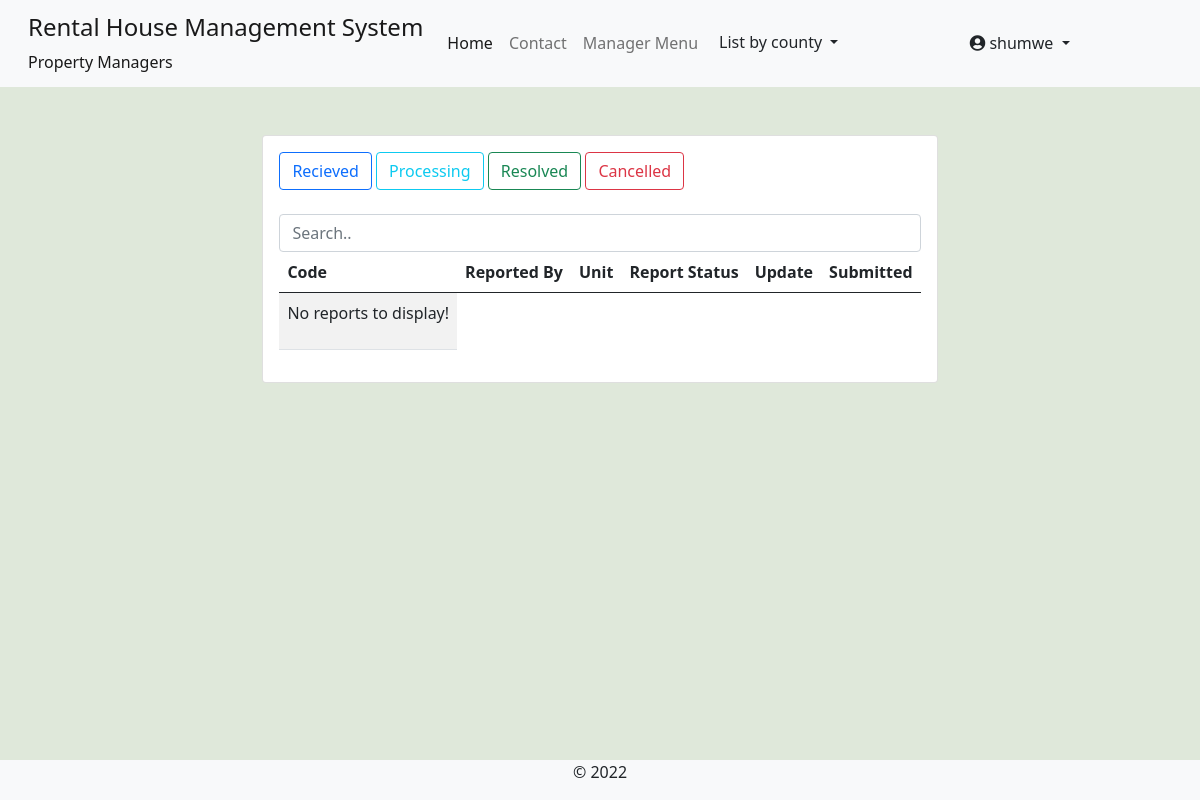
/crm/reports/building/niagra-bumnsd-sd-djks/?status=processing (signed in), run on an earlier commit of the app's database.
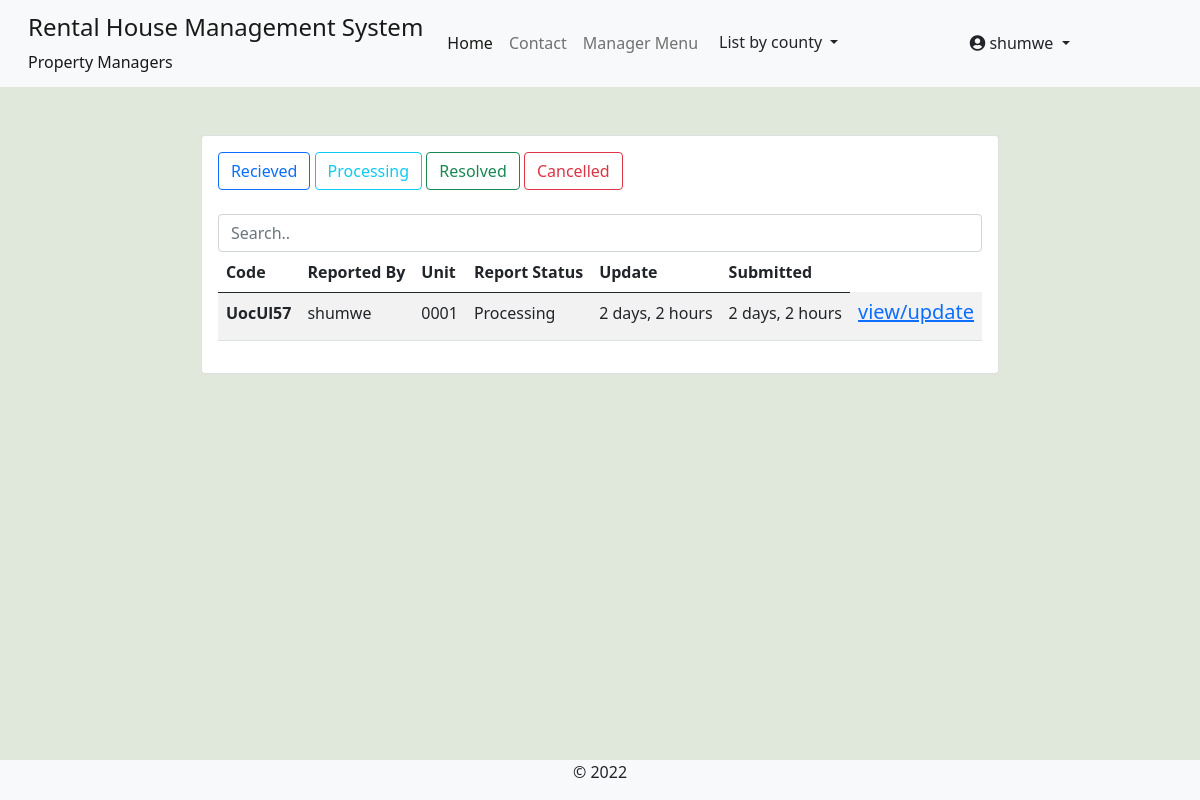
And on a later commit of the database.
### complaints/models.py (models this page shows, shortened)
class UnitReport(models.Model):
    STATUS_CHOICES = (
        ('rc', 'Received'),
        ('pr', 'Processing'),
        ('rs', 'Resolved'),
        ('dr', 'Dropped'),
    )
    code = models.CharField(max_length=10, unique=True, null=True, blank=True)
    reported_by = models.ForeignKey(Tenants, on_delete=models.DO_NOTHING)
    unit = models.ForeignKey(RentalUnit, on_delete=models.DO_NOTHING)
    report_type = models.ForeignKey(UnitReportType, on_delete=models.DO_NOTHING)
    status = models.CharField(max_length=5, default='rr', choices=STATUS_CHOICES)
    desc = models.TextField(verbose_name="Describe the situation", max_length=255)
    created = models.DateTimeField(default=datetime.now)
    updated = models.DateTimeField(auto_now=True)
    class Meta:
        verbose_name_plural = 'Reports By Tenants'

### accounts/models.py (models this page shows, shortened)
class Tenants(models.Model):
    associated_account = models.OneToOneField(User, on_delete=models.CASCADE, verbose_name='Associated account')
    full_name = models.CharField(max_length=100)
    id_number = models.CharField(max_length=10)
    id_front = models.ImageField(upload_to=get_user_docs_path, blank=True)
    id_back = models.ImageField(upload_to=get_user_docs_path, blank=True)
    active_phone_number = models.CharField(max_length=14, null=True, blank=True)
    policy_agreement = models.BooleanField(default=False)
    rented_unit = models.ForeignKey(RentalUnit, on_delete=models.CASCADE, null=True, blank=True)
    moved_in = models.BooleanField(default=False)
    move_in_date = models.DateTimeField(null=True, blank=True)
    created = models.DateTimeField(default=datetime.now)
    updated = models.DateTimeField(auto_now=True)
    class Meta:
        verbose_name_plural = 'Tenants'

class User(AbstractUser):
    avatar = models.ImageField(upload_to=get_avatar_path, default='no-avatar.png')
    is_verified = models.BooleanField(default=False)
    is_tenant = models.BooleanField(default=False)
    is_manager = models.BooleanField(default=False)

### rental_property/models.py (models this page shows, shortened)
class RentalUnit(models.Model):
    MAINTANANCE_STATUS_CHOICES = [
        ('nm', 'Needs Inspection'),
        ('ip', 'Initiating Inspection'),
        ('ir', 'Maintanance In Progress'),
        ('op', 'No Active Reports'),
    ]
    STATUS_CHOICES = [
        ('occupied', 'Currently Occupied'),
        ('ready', 'Ready To Move In'),
        ('hold', 'On Hold'),
        ('maintanance', 'Under Maintanance'),
    ]
    building = models.ForeignKey(Building, on_delete=models.CASCADE)
    unit_type = models.ForeignKey(UnitType, on_delete=models.CASCADE)
    added_by = models.ForeignKey(User, on_delete=models.CASCADE)
    unit_number = models.CharField(max_length=50)
    slug = models.SlugField(max_length=50, unique=True, blank=True, null=True, help_text='This field is autogenerated')
    bathrooms = models.PositiveIntegerField()
    bedrooms = models.PositiveIntegerField()
    dimension = models.CharField(max_length=50)
    kitchen = models.BooleanField(default=True)
    status = models.CharField(max_length=20, choices=STATUS_CHOICES)
    maintanance_status = models.CharField(max_length=6, choices=MAINTANANCE_STATUS_CHOICES, default='op')
    total_occupants = models.PositiveIntegerField(help_text="Number of people in the unit", null=True, blank=True)
    water_available = models.BooleanField(default=True)
    electricity_available = models.BooleanField(default=True)
    added = models.DateTimeField(default=datetime.now)
    updated = models.DateTimeField(auto_now=True)
    class Meta:
        unique_together = ('building', 'unit_number')

### complaints/views.py (the view)
# urls.py: path('reports/building/<slug:building_slug>/', views.view_reports, name='reports'),
@login_required
@user_passes_test(lambda user: user.is_manager==True, login_url='available-units')
def view_reports(request, building_slug):
    building = Building.objects.get(slug=building_slug)
    status = request.GET.get('status', 'received')
    if status == 'received':
        reports = UnitReport.objects.filter(unit__building=building, status='rc')
    elif status == 'processing':
        reports = UnitReport.objects.filter(unit__building=building, status='pr')
    elif status == 'cancelled':
        reports = UnitReport.objects.filter(unit__building=building, status='dr')
    elif status == 'resolved':
        reports = UnitReport.objects.filter(unit__building=building, status='rs')
    else:
        reports = UnitReport.objects.filter(unit__building=building)
    context = {'reports': reports, 'building': building,}
    return render(request, 'complaints/reports-by-building.html', context)

### rental_property/context_processors.py (called while the page is built)
def counties_links(request):
    county_links = Counties.objects.all()
    return dict(county_links=county_links)

def my_managed_buildings(request):
    user_instance = request.user
    if user_instance.is_authenticated:
        manager_instance = Managers.objects.filter(associated_account=user_instance)[:1]
        managed_buildings = Building.objects.filter(manager=manager_instance)
        return dict(managed_buildings=managed_buildings)
    else:
        return {'False': False,}

### rental_property/models.py (called while the page is built)
    def get_url(self):
        return reverse('by-county', args=[self.slug])

### complaints/templates/complaints/reports-by-building.html (shortened to what this page needs)
{% extends 'base.html' %}
{% load crispy_forms_tags %}
{% block content %}
<div class="container-fluid">
<section class="container d-flex justify-content-center p-5">
    <div class="row">
            <div class="card card-body">
                <div class="d-grid gap-2 d-md-block">
                    <a href="?status=received" type="button" class="btn btn-outline-primary" role="button">Recieved</a>
                    <a href="?status=processing" type="button" class="btn btn-outline-info" role="button">Processing</a>
                    <a href="?status=resolved" type="button" class="btn btn-outline-success" role="button">Resolved</a>
                    <a href="?status=cancelled" type="button" class="btn btn-outline-danger" role="button">Cancelled</a>
                  </div>
                <input class="form-control" id="myInput" type="text" placeholder="Search..">
                <table class="table table-striped table-hover">
                    <thead>
                      <tr>
                        <th scope="col">Code</th>
                        <th scope="col">Reported By</th>
                        <th scope="col"> Unit </th>
                        <th scope="col">Report Status</th>
                        <th scope="col">Update</th>
                        <th scope="col">Submitted</th>
                      </tr>
                    </thead>
                    <tbody id='ourTable'>
                        {% for report in reports %}
                      <tr>
                        <th scope="row">{{ report.code }}</th>
                        <td>{{ report.reported_by.associated_account.username }}</td>
                        <td>{{ report.reported_by.rented_unit.unit_number }} </td>
                        <td> {{ report.get_status_display}} </td>
                        <td>{{ report.created|timesince }}</td>
                        <td>{{ report.updated|timesince }}</td>
                        <td><a href="{% url 'view-update-reports' report.unit.building.slug report.unit.slug report.code %}">
                          <h5> view/update </h5> </a></td>
                      </tr>
                      {% empty %}
                      <tbody>
                        <tr>
                          <td>
                      <p> No reports to display! </p>
                          </td>
                        </tr>
                      </tbody>
                      {% endfor %}
                    </tbody>
                </table>
        </div>
    </div>
    </div>
{% endblock %}

What changed in the data, as far as the page shows it:
added UnitReport: code "UocUl57", reported_by.associated_account.username "shumwe", reported_by.rented_unit.unit_number "0001", status "Processing", created "2 days, 2 hours", updated "2 days, 2 hours"
Also different on the page:
text no longer shown: "No reports to display!"
